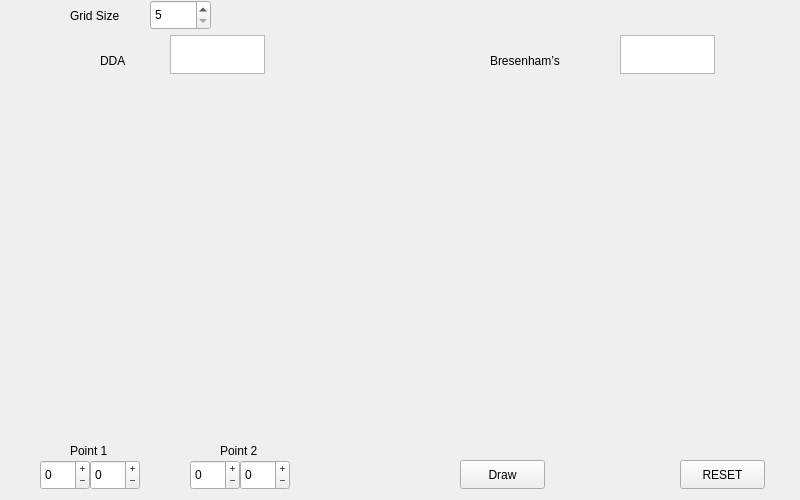
<?xml version="1.0" encoding="UTF-8"?>
<ui version="4.0">
 <class>LinesMainWidget</class>
 <widget class="QWidget" name="LinesMainWidget">
  <property name="geometry">
   <rect>
    <x>0</x>
    <y>0</y>
    <width>800</width>
    <height>500</height>
   </rect>
  </property>
  <property name="windowTitle">
   <string>Form</string>
  </property>
  <widget class="QLabel" name="label_4">
   <property name="geometry">
    <rect>
     <x>490</x>
     <y>50</y>
     <width>91</width>
     <height>21</height>
    </rect>
   </property>
   <property name="text">
    <string>Bresenham’s</string>
   </property>
  </widget>
  <widget class="QSpinBox" name="y_2">
   <property name="geometry">
    <rect>
     <x>240</x>
     <y>460</y>
     <width>50</width>
     <height>30</height>
    </rect>
   </property>
   <property name="buttonSymbols">
    <enum>QAbstractSpinBox::PlusMinus</enum>
   </property>
   <property name="minimum">
    <number>-34</number>
   </property>
   <property name="maximum">
    <number>34</number>
   </property>
   <property name="stepType">
    <enum>QAbstractSpinBox::DefaultStepType</enum>
   </property>
  </widget>
  <widget class="QSpinBox" name="x_2">
   <property name="geometry">
    <rect>
     <x>190</x>
     <y>460</y>
     <width>50</width>
     <height>30</height>
    </rect>
   </property>
   <property name="buttonSymbols">
    <enum>QAbstractSpinBox::PlusMinus</enum>
   </property>
   <property name="minimum">
    <number>-34</number>
   </property>
   <property name="maximum">
    <number>34</number>
   </property>
   <property name="stepType">
    <enum>QAbstractSpinBox::DefaultStepType</enum>
   </property>
  </widget>
  <widget class="QPushButton" name="resetButton">
   <property name="geometry">
    <rect>
     <x>680</x>
     <y>460</y>
     <width>85</width>
     <height>29</height>
    </rect>
   </property>
   <property name="text">
    <string>RESET</string>
   </property>
  </widget>
  <widget class="QSpinBox" name="x_1">
   <property name="geometry">
    <rect>
     <x>40</x>
     <y>460</y>
     <width>50</width>
     <height>30</height>
    </rect>
   </property>
   <property name="buttonSymbols">
    <enum>QAbstractSpinBox::PlusMinus</enum>
   </property>
   <property name="minimum">
    <number>-34</number>
   </property>
   <property name="maximum">
    <number>34</number>
   </property>
   <property name="stepType">
    <enum>QAbstractSpinBox::DefaultStepType</enum>
   </property>
  </widget>
  <widget class="BresenhamWidget" name="widget_2" native="true">
   <property name="geometry">
    <rect>
     <x>430</x>
     <y>80</y>
     <width>349</width>
     <height>349</height>
    </rect>
   </property>
  </widget>
  <widget class="QLabel" name="label_2">
   <property name="geometry">
    <rect>
     <x>220</x>
     <y>440</y>
     <width>51</width>
     <height>21</height>
    </rect>
   </property>
   <property name="text">
    <string>Point 2</string>
   </property>
  </widget>
  <widget class="QSpinBox" name="gridWidth">
   <property name="geometry">
    <rect>
     <x>150</x>
     <y>0</y>
     <width>61</width>
     <height>30</height>
    </rect>
   </property>
   <property name="minimum">
    <number>5</number>
   </property>
   <property name="maximum">
    <number>25</number>
   </property>
  </widget>
  <widget class="QLabel" name="label_5">
   <property name="geometry">
    <rect>
     <x>70</x>
     <y>0</y>
     <width>71</width>
     <height>31</height>
    </rect>
   </property>
   <property name="text">
    <string>Grid Size</string>
   </property>
  </widget>
  <widget class="QPushButton" name="draw_button">
   <property name="geometry">
    <rect>
     <x>460</x>
     <y>460</y>
     <width>85</width>
     <height>29</height>
    </rect>
   </property>
   <property name="text">
    <string>Draw</string>
   </property>
  </widget>
  <widget class="QLabel" name="label_3">
   <property name="geometry">
    <rect>
     <x>100</x>
     <y>50</y>
     <width>31</width>
     <height>21</height>
    </rect>
   </property>
   <property name="text">
    <string>DDA</string>
   </property>
  </widget>
  <widget class="DDAWidget" name="widget" native="true">
   <property name="geometry">
    <rect>
     <x>20</x>
     <y>80</y>
     <width>349</width>
     <height>349</height>
    </rect>
   </property>
  </widget>
  <widget class="QLabel" name="label">
   <property name="geometry">
    <rect>
     <x>70</x>
     <y>440</y>
     <width>51</width>
     <height>21</height>
    </rect>
   </property>
   <property name="text">
    <string>Point 1</string>
   </property>
  </widget>
  <widget class="QSpinBox" name="y_1">
   <property name="geometry">
    <rect>
     <x>90</x>
     <y>460</y>
     <width>50</width>
     <height>30</height>
    </rect>
   </property>
   <property name="buttonSymbols">
    <enum>QAbstractSpinBox::PlusMinus</enum>
   </property>
   <property name="minimum">
    <number>-34</number>
   </property>
   <property name="maximum">
    <number>34</number>
   </property>
   <property name="stepType">
    <enum>QAbstractSpinBox::DefaultStepType</enum>
   </property>
  </widget>
  <widget class="QPlainTextEdit" name="bresenham_remarks">
   <property name="enabled">
    <bool>true</bool>
   </property>
   <property name="geometry">
    <rect>
     <x>620</x>
     <y>35</y>
     <width>95</width>
     <height>39</height>
    </rect>
   </property>
   <property name="sizePolicy">
    <sizepolicy hsizetype="Fixed" vsizetype="Fixed">
     <horstretch>0</horstretch>
     <verstretch>0</verstretch>
    </sizepolicy>
   </property>
   <property name="font">
    <font>
     <weight>75</weight>
     <bold>true</bold>
     <stylestrategy>PreferAntialias</stylestrategy>
    </font>
   </property>
   <property name="cursor" stdset="0">
    <cursorShape>PointingHandCursor</cursorShape>
   </property>
   <property name="autoFillBackground">
    <bool>true</bool>
   </property>
   <property name="lineWidth">
    <number>1</number>
   </property>
   <property name="midLineWidth">
    <number>0</number>
   </property>
   <property name="readOnly">
    <bool>true</bool>
   </property>
   <property name="backgroundVisible">
    <bool>false</bool>
   </property>
   <property name="centerOnScroll">
    <bool>true</bool>
   </property>
  </widget>
  <widget class="QPlainTextEdit" name="dda_remarks">
   <property name="enabled">
    <bool>true</bool>
   </property>
   <property name="geometry">
    <rect>
     <x>170</x>
     <y>35</y>
     <width>95</width>
     <height>39</height>
    </rect>
   </property>
   <property name="sizePolicy">
    <sizepolicy hsizetype="Fixed" vsizetype="Fixed">
     <horstretch>0</horstretch>
     <verstretch>0</verstretch>
    </sizepolicy>
   </property>
   <property name="font">
    <font>
     <weight>75</weight>
     <bold>true</bold>
     <stylestrategy>PreferAntialias</stylestrategy>
    </font>
   </property>
   <property name="cursor" stdset="0">
    <cursorShape>PointingHandCursor</cursorShape>
   </property>
   <property name="autoFillBackground">
    <bool>true</bool>
   </property>
   <property name="lineWidth">
    <number>1</number>
   </property>
   <property name="midLineWidth">
    <number>0</number>
   </property>
   <property name="readOnly">
    <bool>true</bool>
   </property>
   <property name="backgroundVisible">
    <bool>false</bool>
   </property>
   <property name="centerOnScroll">
    <bool>true</bool>
   </property>
  </widget>
 </widget>
 <customwidgets>
  <customwidget>
   <class>DDAWidget</class>
   <extends>QWidget</extends>
   <header>lines/ddawidget.h</header>
   <container>1</container>
  </customwidget>
  <customwidget>
   <class>BresenhamWidget</class>
   <extends>QWidget</extends>
   <header>lines/bresenhamwidget.h</header>
   <container>1</container>
  </customwidget>
 </customwidgets>
 <tabstops>
  <tabstop>gridWidth</tabstop>
  <tabstop>x_1</tabstop>
  <tabstop>y_1</tabstop>
  <tabstop>x_2</tabstop>
  <tabstop>y_2</tabstop>
  <tabstop>draw_button</tabstop>
  <tabstop>resetButton</tabstop>
  <tabstop>dda_remarks</tabstop>
  <tabstop>bresenham_remarks</tabstop>
 </tabstops>
 <resources/>
 <connections/>
</ui>
